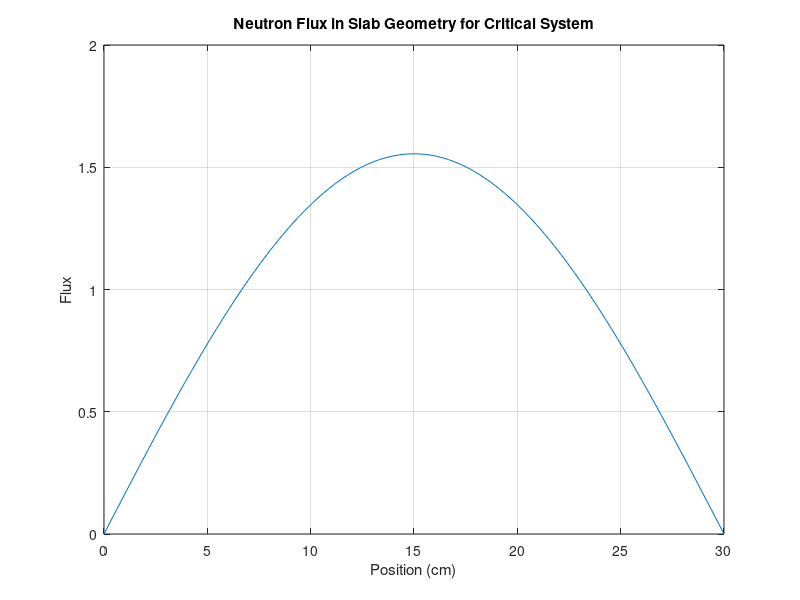

Source code (MATLAB):
%% Neutron Diffusion Equation K-eigenvalue Criticality Calculation
% Solves neutron diffusion equation (NDE) in slab geometry.
% Finds width of critical slab using one-speed diffusion theory
% with zero flux boundary conditions on the edges. 

%clc, clear

%% Neutron Diffusion Equation in Slab with Fission Source
% The NDE in a slab is given by
%
% $$ -\frac{d}{dx}D(x)\frac{d\phi(x)}{dx} + \Sigma_a \phi(x) = \frac{1}{k}\nu
% \Sigma_f \phi(x) $$
%
% where $D(x)$ is the diffusion coefficient, $\Sigma_a$ and $\Sigma_f$ are
% the absorption and fission macroscopic cross sections, $\nu$ is the
% average number of neutrons emitted in fission, and $k$ is k-effective.

%% Material Properties
%D = 2;
%nusigf = 3*pi;
%siga = pi;
D = 0.9; nusigf = 0.070; siga = 0.09;%0.066;

%% Slab Geometry Width and Discretization
%Lx = pi*((nusigf-siga)/D)^(-0.5);
%Lx = 47.1239;
Lx = 30;

%Discretization of geometry
N = 100;
h = Lx/(N-1);

x = 0:h:Lx;

%% Generation of Leakage and Absorption Matrices
L = (-D/h^2).*full(gallery('tridiag',N,1,-2,1));
A = siga*eye(N,N);

M = L+A;

%% Boundary Conditions $(\phi(0) = \phi(L) = 0)$
M(1,1) = 1; M(1,2) = 0;
M(end,end) = 1; M(end,end-1) = 0;

phi0 = ones(N,1);
phi0(1) = 0;
phi0(N) = 0;

%% Power Iteration Scheme for k-eigenvalue and Flux
% Algorithm:
% We input an initial flux $\phi^{(0)}(x)$ and k-effective value $k_0$ and solve
% the equation:
%
% $$ M \psi^{(0)}(x) = \frac{1}{k} F \phi^{(0)}(x) $$
%
% for $\psi^{(0)}(x)$. Using this function, we calculate the next k-effective
% iterate using
%
% $$ k^{n+1} = \frac{\sum \nu \Sigma_f \psi^{(n)}(x)}{\sum \nu \Sigma_f
% \phi^{(n)}(x)} $$
%
% The new flux $\phi^{(n+1)}(x)$ is calculated
%
% $$ \phi^{(n+1)}(x) = \frac{1}{k} \psi^{(n)}(x) $$.
% 
% This is done until the two-norm difference between k-effective iterations
% is less than some tolerance.
%

beta = 0.0;

%M - 0.9.*eye(N,N);
%M(1,1) = 1; M(1,2) = 0;
%M(end,end) = 1; M(end,end-1) = 0;

% k-effective guess
k = 1.50;

%Tolerance Criterion
tol = 1e-15;

for i = 1:100
    
    kold = k;
    
    psi = (M-beta.*eye(N,N))\(nusigf.*phi0);
    k = sum(nusigf.*psi)/sum(nusigf*phi0);
    phi0 = (1/k).*psi;
    phi0(1) = 0;
    phi0(N) = 0;
    
    residual = norm(abs(k-kold));
    
    if residual <= tol
        
        break
        
    end
    
end

plot(x,phi0);
xlabel('Position (cm)');
ylabel('Flux');
title('Neutron Flux in Slab Geometry for Critical System')
grid on

fprintf('Calculated k-effective value: %f \n',k)
fprintf('K-effective converged in %i iterations \n',i)
